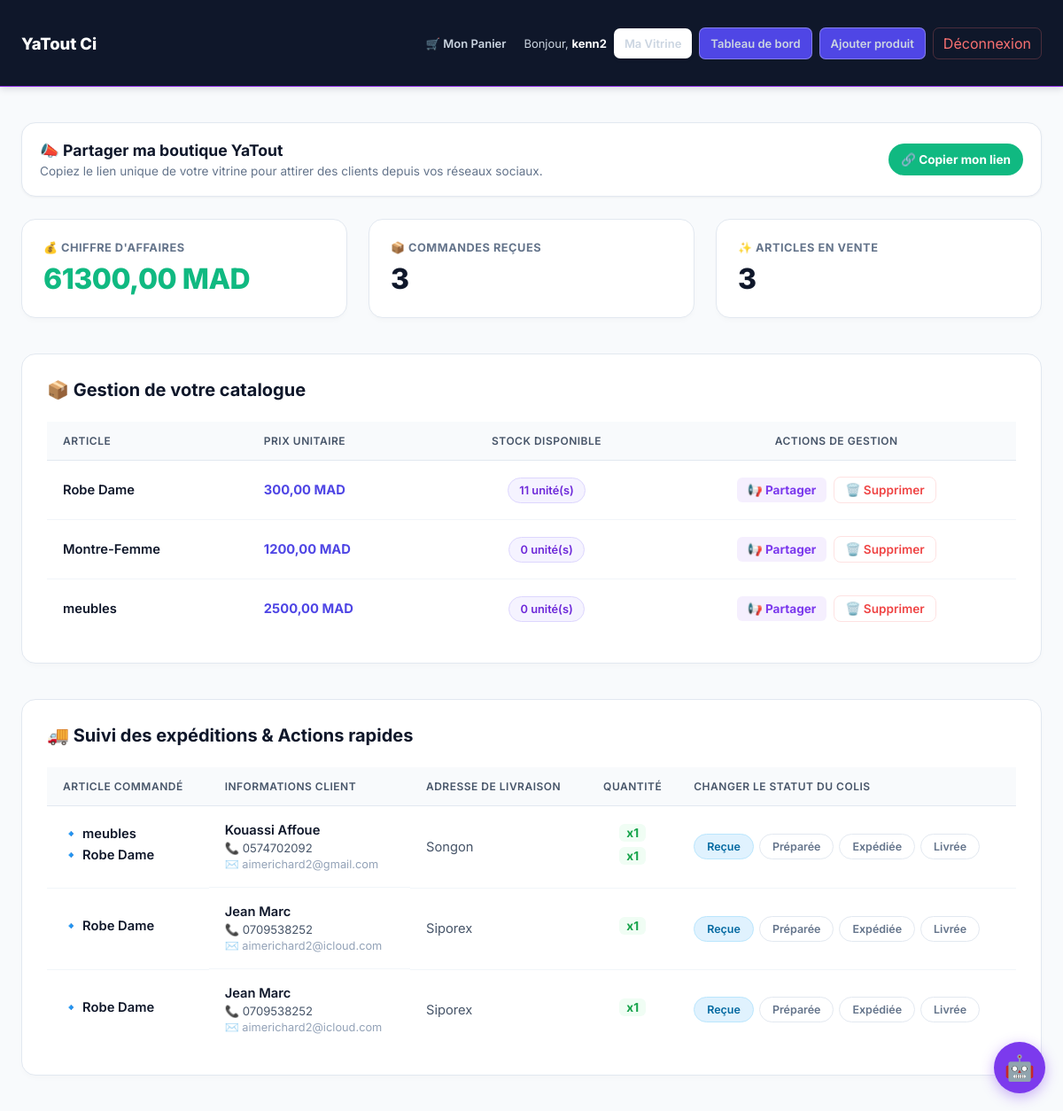
/vendeur/dashboard/ (signed in), run on the app's committed database.
### shop/models.py (models this page shows, shortened)
class Vendeur(models.Model):
    CHOIX_DEVISES = [
        ('EUR', 'Euro (€)'),
        ('USD', 'Dollar US ($)'),
        ('MAD', 'Dirham Marocain (DH)'),
        ('XOF', 'F cfa '),
        ('CAD', 'Dollar Canadien ($CA)'),
    ]
    user = models.OneToOneField(User, on_delete=models.CASCADE)
    nom_boutique = models.CharField(max_length=255)
    description = models.TextField(blank=True)
    devise = models.CharField(max_length=3, choices=CHOIX_DEVISES, default='EUR')
    date_creation = models.DateTimeField(auto_now_add=True)

class Produit(models.Model):
    vendeur = models.ForeignKey(Vendeur, on_delete=models.CASCADE, related_name='produits')
    nom = models.CharField(max_length=255)
    description = models.TextField()
    prix = models.DecimalField(max_digits=10, decimal_places=2)
    ancien_prix = models.DecimalField(max_digits=10, decimal_places=2, blank=True, null=True)
    image = models.ImageField(upload_to='produits/', blank=True, null=True)
    stock = models.PositiveIntegerField(default=10)
    date_ajout = models.DateTimeField(auto_now_add=True)

class LigneCommande(models.Model):
    commande = models.ForeignKey(Commande, on_delete=models.CASCADE, related_name='items')
    produit = models.ForeignKey(Produit, on_delete=models.CASCADE)
    prix = models.DecimalField(max_digits=10, decimal_places=2)  # Sauvegarde le prix au moment de l'achat
    quantite = models.PositiveIntegerField(default=1)
    def get_cost(self):
        return self.prix * self.quantite

class Commande(models.Model):
    STATUT_CHOICES = [
        ('RECU', 'Commande reçue'),
        ('PREP', 'En cours de préparation'),
        ('EXPE', 'Expédiée'),
        ('LIVR', 'Livrée'),
    ]
    nom_client = models.CharField(max_length=255)
    email_client = models.EmailField()
    telephone = models.CharField(max_length=20, default="")
    adresse = models.TextField()
    date_commande = models.DateTimeField(auto_now_add=True)
    statut = models.CharField(max_length=4, choices=STATUT_CHOICES, default='RECU')

### shop/views.py (the view)
# urls.py: path('vendeur/dashboard/', views.dashboard_vendeur, name='dashboard_vendeur'),
@login_required
def dashboard_vendeur(request):
    try:
        vendeur = request.user.vendeur
    except Vendeur.DoesNotExist:
        return redirect('inscription_vendeur')
    mes_produits = Produit.objects.filter(vendeur=vendeur)
    toutes_les_ventes = Commande.objects.filter(
        items__produit__vendeur=vendeur
    ).distinct()
    total_revenus = 0
    for vente in toutes_les_ventes:
        for item in vente.items.filter(produit__vendeur=vendeur):
            total_revenus += item.get_cost()
    nombre_ventes = toutes_les_ventes.count()
    articles_en_vente = mes_produits.count()
    mes_ventes_affichees = toutes_les_ventes.order_by('-date_commande')[:3]
    context = {
        'vendeur': vendeur,
        'produits': mes_produits,
        'ventes': mes_ventes_affichees,  # 👈 Ce tableau HTML contiendra exactement 3 lignes maximum
        'total_revenus': total_revenus,   # 👈 Reste juste (494500,00 XOF)
        'nombre_ventes': nombre_ventes,   # 👈 Reste juste (7)
        'articles_en_vente': articles_en_vente,
    }
    return render(request, 'shop/dashboard.html', context)

### shop/templates/shop/dashboard.html (shortened to what this page needs)
{% extends 'shop/base.html' %}
{% block content %}
<div class="dash-wrapper">
    <div style="background: #ffffff; padding: 20px; border-radius: 16px; border: 1px solid #e2e8f0; margin-bottom: 25px; display: flex; justify-content: space-between; align-items: center; flex-wrap: wrap; gap: 15px; box-shadow: 0 1px 3px rgba(0,0,0,0.05);">
        <div>
            <h3 style="margin: 0; color: #0f172a; font-size: 1.1rem; font-weight: 700;">📣 Partager ma boutique YaTout</h3>
            <p style="margin: 5px 0 0 0; color: #64748b; font-size: 0.85rem;">Copiez le lien unique de votre vitrine pour attirer des clients depuis vos réseaux sociaux.</p>
        </div>
         <button onclick="copierLienBoutiqueMagique('{{ request.scheme }}://{{ request.get_host }}{% url 'boutique_vendeur' username=user.username %}', this)"
                                style="background: #10b981; color: white; border: none; padding: 10px 14px; font-weight: 700; border-radius: 20px; cursor: pointer; font-size: 0.85rem; display: inline-flex; align-items: center; gap: 5px; transition: background 0.2s;">
                            🔗 Copier mon lien
                        </button>
    </div>
    <div class="dash-stats-grid">
        <div class="dash-stat-card revenue-card">
            <div class="dash-stat-label">💰 Chiffre d'affaires</div>
            <div class="dash-stat-number">{{ total_revenus }} {{ vendeur.devise }}</div>
        </div>
        <div class="dash-stat-card">
            <div class="dash-stat-label">📦 Commandes reçues</div>
            <div class="dash-stat-number">{{ ventes|length }}</div>
        </div>
        <div class="dash-stat-card">
            <div class="dash-stat-label">✨ Articles en vente</div>
            <div class="dash-stat-number">{{ produits|length }}</div>
        </div>
    </div>
    <div class="dash-table-container">
        <h2 class="dash-table-title">📦 Gestion de votre catalogue</h2>
        <table class="dash-table">
            <thead>
                <tr>
                    <th>Article</th>
                    <th>Prix unitaire</th>
                    <th style="text-align: center;">Stock disponible</th>
                    <th style="text-align: center;">Actions de gestion</th>
                </tr>
            </thead>
            <tbody>
                {% for produit in produits %}
                <tr>
                    <td><div class="dash-prod-name">{{ produit.nom }}</div></td>
                    <td class="dash-prod-price">{{ produit.prix }} {{ vendeur.devise }}</td>
                    <td style="text-align: center;"><span class="badge-stock-purple">{{ produit.stock }} unité(s)</span></td>
                    <td style="text-align: center;">
                        <div style="display: inline-flex; align-items: center; gap: 8px;">
                            <button onclick="copierDansPressePapier('{{ request.scheme }}://{{ request.get_host }}{% url 'detail_produit' pk=produit.pk %}', this)"
                                    title="Copier le lien de l'article"
                                    style="background: rgba(124, 58, 237, 0.08); color: #7c3aed; border: none; padding: 6px 12px; font-weight: 700; border-radius: 6px; cursor: pointer; font-size: 0.85rem; display: inline-flex; align-items: center; gap: 4px;">
                                📢 Partager
                            </button>
                            <a href="{% url 'supprimer_produit' pk=produit.pk %}"
                               onclick="return confirm('Êtes-vous sûr de vouloir supprimer définitivement l\'article : {{ produit.nom }} ?');"
                               class="btn-delete-purple" style="margin: 0;">
                                🗑️ Supprimer
                            </a>
                        </div>
                    </td>
                </tr>
                {% empty %}
                <tr><td colspan="4" class="dash-empty-row">Aucun produit en ligne actuellement.</td></tr>
                {% endfor %}
            </tbody>
        </table>
    </div>
    <div class="dash-table-container">
        <h2 class="dash-table-title">🚚 Suivi des expéditions & Actions rapides</h2>
        <table class="dash-table">
            <thead>
                <tr>
                    <th>Article commandé</th>
                    <th>Informations Client</th>
                    <th>Adresse de livraison</th>
                    <th style="text-align: center; width: 100px;">Quantité</th>
                    <th>Changer le statut du colis</th>
                </tr>
            </thead>
            <tbody>
                {% for vente in ventes %}
                <tr>
                    <td>
                        {% for item in autocomplete_items|default:vente.items.all %}
                            {% if item.produit.vendeur == vendeur %}
                                <div class="dash-prod-name" style="margin-bottom: 6px;">🔹 {{ item.produit.nom }}</div>
                            {% endif %}
                        {% endfor %}
                    </td>
                    <td class="dash-client-info">
                        <div class="client-name">{{ vente.nom_client }}</div>
                        <div class="client-phone">📞 {{ vente.telephone }}</div>
                        <div class="client-email">✉️ {{ vente.email_client }}</div>
                    </td>
                    <td style="color: #475569; text-transform: capitalize;">{{ vente.adresse }}</td>
                    <td style="text-align: center;">
                        {% for item in autocomplete_items|default:vente.items.all %}
                            {% if item.produit.vendeur == vendeur %}
                                <div style="margin-bottom: 6px;"><span class="dash-qty-item">x{{ item.quantite }}</span></div>
                            {% endif %}
                        {% endfor %}
                    </td>
                    <td>
                        <div class="status-actions-group">
                            <a href="{% url 'modifier_statut_commande' pk=vente.pk nouveau_statut='RECU' %}"
                               class="btn-status-action {% if vente.statut == 'RECU' or not vente.statut %}status-active-recu{% else %}status-inactive{% endif %}">
                                Reçue
                            </a>
                            <a href="{% url 'modifier_statut_commande' pk=vente.pk nouveau_statut='PREP' %}"
                               class="btn-status-action {% if vente.statut == 'PREP' %}status-active-prep{% else %}status-inactive{% endif %}">
                                Préparée
                            </a>
                            <a href="{% url 'modifier_statut_commande' pk=vente.pk nouveau_statut='EXPE' %}"
                               class="btn-status-action {% if vente.statut == 'EXPE' %}status-active-exp{% else %}status-inactive{% endif %}">
                                Expédiée
                            </a>
                            <a href="{% url 'modifier_statut_commande' pk=vente.pk nouveau_statut='LIVR' %}"
                               class="btn-status-action {% if vente.statut == 'LIVR' %}status-active-livr{% else %}status-inactive{% endif %}">
                                Livrée
                            </a>
                        </div>
                    </td>
                </tr>
                {% empty %}
                <tr>
                    <td colspan="5" class="dash-empty-row">Aucune commande reçue pour le moment.</td>
                </tr>
                {% endfor %}
            </tbody>
        </table>
    </div>
</div>
{% endblock %}

### shop/templates/shop/base.html (shortened to what this page needs)
{% load static %}
<!DOCTYPE html>
<html lang="fr">
<head>
    <link rel="stylesheet"
          href="{% static 'shop/js/css/style.css' %}">
</head>
<body>
{% if "impression" in request.path or prestation or "atelier" in request.path %}
    <!-- ========================================================
         NAVBAR IMPRESSION
         ======================================================== -->
    <nav class="navbar-impression">
        <div class="container">
            <a href="{% url 'page_prestations' %}"
               class="nav-logo">
                YaTout Imprim
            </a>
            <button
                type="button"
                class="burger-menu"
                onclick="
                    this.nextElementSibling.classList.toggle('active');
                "
                aria-label="Menu">
                <span></span>
                <span></span>
                <span></span>
            </button>
            <div class="nav-actions">
                <a
                    href="{% url 'page_prestations' %}"
                    class="btn-nav">
                    Nos Prestations
                </a>
                <a
                    href="{% url 'page_conseiller' %}"
                    class="btn-nav btn-conseiller-green">
                    Parler à un conseiller
                </a>
                {% if user.is_authenticated and user.is_staff %}
                    <a
                        href="{% url 'espace_devis_dashboard' %}"
                        class="btn-nav btn-nav-purple">
                        Faire Devis
                    </a>
                    <a
                        href="/admin-atelier"
                        class="btn-nav btn-nav-purple">
                        ⚙️ Gérer l'Atelier
                    </a>
                {% endif %}
                <div class="supports-mobile-only">
                    <span class="menu-section-title">
                        Nos supports :
                    </span>
                    {% if prestations %}
                        {% for p in prestations %}
                            <a
                                href="{% url 'detail_prestation' prestation_id=p.id %}"
                                class="btn-support-item">
                                {% firstof p.titre p.nom p.libelle p.name "Support d'impression" %}
                            </a>
                        {% endfor %}
                    {% elif listes_prestations %}
                        {% for p in listes_prestations %}
                            <a
                                href="{% url 'detail_prestation' prestation_id=p.id %}"
                                class="btn-support-item">
                                {% firstof p.titre p.nom p.libelle p.name "Support d'impression" %}
                            </a>
                        {% endfor %}
                    {% else %}
                        <a
                            href="{% url 'page_prestations' %}"
                            class="btn-support-item text-link-accent">
                            Voir tous nos supports d'impression
                        </a>
                    {% endif %}
                </div>
            </div>
        </div>
    </nav>
{% elif request.path != "/" and request.resolver_match.url_name != 'boutique_vendeur' and not request.GET.shared %}
    <nav class="navbar">
        <div class="container">
            <a href="/"
               class="nav-logo">
                YaTout Ci
            </a>
            <div class="nav-actions">
                <a
                    href="{% url 'panier_detail' %}"
                    class="link-nav">
                    🛒 Mon Panier
                </a>
                {% if user.is_authenticated %}
                    <span class="nav-welcome">
                        Bonjour,
                        <strong>{{ user.username }}</strong>
                    </span>
                    {% if user.username == vendeur_vitrine.user.username or not vendeur_vitrine %}
                        <a
                            href="{% url 'boutique_vendeur' username=user.username %}"
                            class="btn-nav btn-nav-white">
                            Ma Vitrine
                        </a>
                        <a
                            href="{% url 'dashboard_vendeur' %}"
                            class="btn-nav btn-nav-purple">
                            Tableau de bord
                        </a>
                        <a
                            href="{% url 'ajouter_produit' %}"
                            class="btn-nav btn-nav-purple">
                            Ajouter produit
                        </a>
                    {% endif %}
                    <form
                        method="POST"
                        action="{% url 'deconnexion_vendeur' %}"
                        class="form-inline-logout">
                        <button
                            type="submit"
                            class="btn-logout-submit">
                            Déconnexion
                        </button>
                    </form>
                {% endif %}
            </div>
        </div>
    </nav>
{% endif %}
<div class="flex-grow">
    <main class="main-page-wrapper">
        {% block content %}
        {% endblock %}
    </main>
</div>
<div
    id="btn-flottant-ia"
    onclick="basculerFenetreChat()"
    style="
        background:#7c3aed;
        color:white;
        border-radius:50%;
        display:flex;
        align-items:center;
        justify-content:center;
        font-size:28px;
        cursor:pointer;
        box-shadow:0 4px 15px rgba(124,58,237,.4);
        transition:transform .2s;
    ">
    🤖
</div>
</body>
</html>

### data on the page
Vendeur: devise "MAD"
Produit: nom "Robe Dame", prix "300,00", stock "11"
Produit: nom "Montre-Femme", prix "1200,00", stock "0"
Produit: nom "meubles", prix "2500,00", stock "0"
Commande: nom_client "Kouassi Affoue", telephone "0574702092", email_client "aimerichard2@gmail.com", adresse "Songon"
LigneCommande: produit.nom "meubles", quantite "1"
LigneCommande: produit.nom "Robe Dame", quantite "1"
Commande: nom_client "Jean Marc", telephone "0709538252", email_client "aimerichard2@icloud.com", adresse "Siporex"
LigneCommande: produit.nom "Robe Dame", quantite "1"
Commande: nom_client "Jean Marc", telephone "0709538252", email_client "aimerichard2@icloud.com", adresse "Siporex"
LigneCommande: produit.nom "Robe Dame", quantite "1"

### other printed values
{{ user.username }} "kenn2"
{{ total_revenus }} "61300,00"
{{ ventes|length }} "3"
{{ produits|length }} "3"
